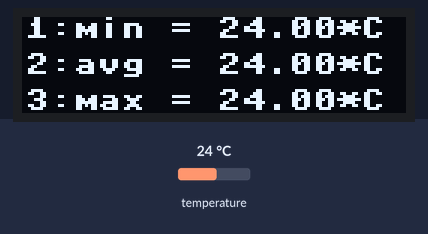
This program was run on a simulated ESP8266 board running MicroPython. Parts: 128×32 one-colour display. The test bench sets the inputs (shaded band); at power-on: temperature 24 °C. What the program prints to the serial console is not drawn.

Above: at 1.2 s.
1.3 s: temperature set to 12 °C
At 12.5 s:
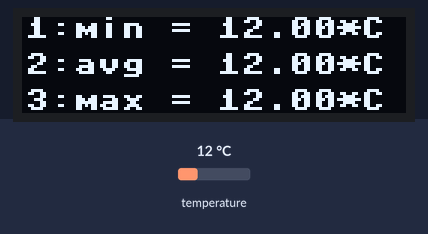
13.0 s: temperature set to 19 °C
At 23.4 s:
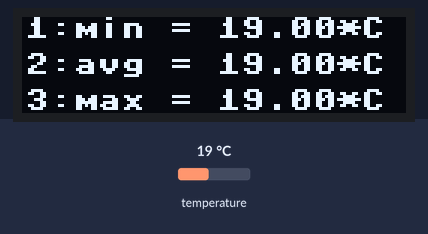
23.8 s: temperature set to 28 °C
At 34.3 s:
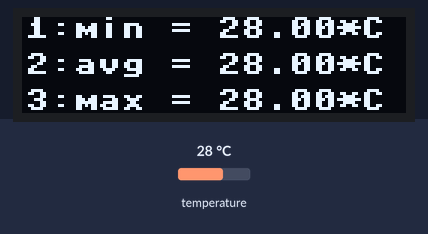
Timing chart, 0 to 35.8 s (numbered marks = the images above; inputs shaded):
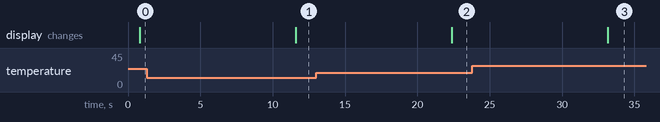

The program:

17_oled_i2c_ds18b20.py
```python
#
# Oficina de Computação Física
# Prof. Peter Jandl Jr
#
# 17_oled_i2c_ds18b20.py
# Coleta de múltiplas temperaturas por meio de sensores
# DS18B20, conectados com barramento OneWire, e exibição dos
# dados em display OLED I2C.
#
from machine import Pin, I2C
from time import sleep, sleep_ms
import onewire
import ds18x20
import ssd1306

# Configura barramento I2C
i2c = I2C(sda=Pin(4), scl=Pin(5))
# Cria objeto p/ controle do display OLED 128x64 I2C
oled = ssd1306.SSD1306_I2C(128, 32, i2c)

# Configura barramento OneWire
ds_net = ds18x20.DS18X20(onewire.OneWire(Pin(2)))
# Obtém lista de endereços de dispositivos OneWire
ds_list = ds_net.scan()
print('Dispositivos DS encontrados:\n[ ', end='')
for addr in ds_list:
    print(addr.hex(), ', ', sep='', end='')
print(']')

try:
    temp = []
    for n in range(len(ds_list)): temp.append(0)
    msg = '{}:{} = {:.2f}*C'
    while True:
        print(28*'=')
        oled.fill(0) # limpa display
        # Solicita captura de temperatura
        ds_net.convert_temp()
        # Leitura só pode ocorre após 750ms
        sleep_ms(750)
        avg = 0
        for n in range(len(ds_list)):
            temp[n] = ds_net.read_temp(ds_list[n])
            avg += temp[n]
            print(msg.format(n, ds_list[n].hex(), temp[n]))
        avg /= len(ds_list)
        oled.text(msg.format(1, 'min', min(temp)), 1,  0, 1)
        oled.text(msg.format(2, 'avg', avg),       1, 12, 1)
        oled.text(msg.format(3, 'max', max(temp)), 1, 24, 1)
        oled.show()
        sleep(10)
except KeyboardInterrupt:
    oled.poweroff()
```

Measured:
- after the input at 1.3 s, the display: changes after 10.3 s (image 1)
- after the input at 13.0 s, the display: changes after 9.4 s (image 2)
- after the input at 23.8 s, the display: changes after 9.3 s (image 3)
